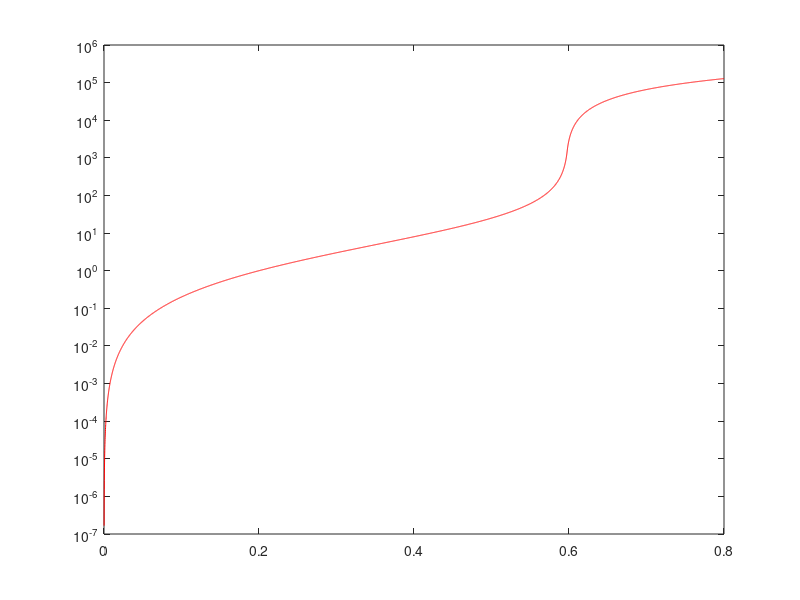

Reproduce this figure in MATLAB.
ESMAX = 0.6;
PSTAR = 10;
ALPHA = 2.0;

SMALL = ESMAX * 0.004;
STEMP = ESMAX - SMALL;


ES1 = [0.0 : 0.0001 : STEMP];
ES2 = [STEMP : 0.0001 : 0.8];

PS1 = PSTAR * ES1 .^ ALPHA ./ (ESMAX - ES1);
PS2 = PSTAR * STEMP ^ ALPHA / SMALL + 6.25 * 1E4 * PSTAR * (ES2 - STEMP);


plot(ES1, PS1, 'r', ES2, PS2, 'r')
set(gca, 'YScale', 'log')